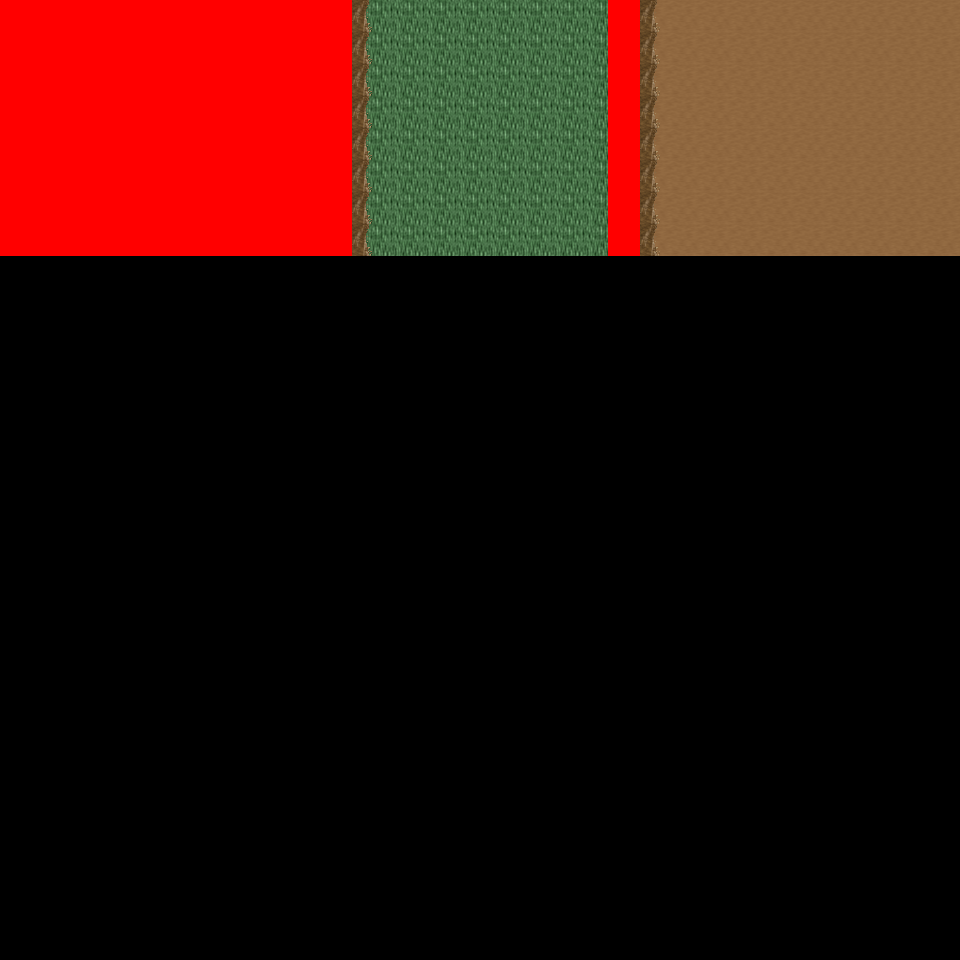

A level layout from a 2D game, rendered from its tile map. Below: a short description, then the map file with tile-grid data replaced by summaries:
An orthogonal 30x30 tile map with 32x32 px tiles, 6 tile layers (Ground, Object, Object2, Above, ...), 8 tilesets and 3 objects (3x mapExit).

<map version="1.0" orientation="orthogonal" renderorder="right-down" width="30" height="30" tilewidth="32" tileheight="32" nextobjectid="4">
  <tileset firstgid="1" name="tileset_logic_collision" tilewidth="32" tileheight="32" tilecount="1" columns="1">
    <image source="../drawable/tileset_logic_collision.png" width="32" height="32" />
  </tileset>
  <tileset firstgid="2" name="tileset_ground_ground" tilewidth="32" tileheight="32" tilecount="33" columns="3">
    <image source="../drawable/tileset_ground_ground.png" width="96" height="352" />
  </tileset>
  <tileset firstgid="35" name="tileset_ground_ridge_earth_pale" tilewidth="32" tileheight="32" tilecount="96" columns="12">
    <image source="../drawable/tileset_ground_ridge_earth_pale.png" width="384" height="256" />
  </tileset>
  <tileset firstgid="131" name="tileset_ground_ridge_earth_dark" tilewidth="32" tileheight="32" tilecount="96" columns="12">
    <image source="../drawable/tileset_ground_ridge_earth_dark.png" width="384" height="256" />
  </tileset>
  <tileset firstgid="227" name="tileset_terrain_desert" tilewidth="32" tileheight="32" tilecount="88" columns="8">
    <image source="../drawable/tileset_terrain_desert.png" width="256" height="352" />
  </tileset>
  <tileset firstgid="315" name="tileset_plant_tree_tree_darkgreen" tilewidth="32" tileheight="32" tilecount="88" columns="8">
    <image source="../drawable/tileset_plant_tree_tree_darkgreen.png" width="256" height="352" />
  </tileset>
  <tileset firstgid="403" name="tileset_ground_sand_2" tilewidth="32" tileheight="32" tilecount="15" columns="5">
    <image source="../drawable/tileset_ground_sand_2.png" width="160" height="96" />
  </tileset>
  <tileset firstgid="418" name="tileset_plant_cactus_2" tilewidth="32" tileheight="32" tilecount="10" columns="5">
    <image source="../drawable/tileset_plant_cactus_2.png" width="160" height="64" />
  </tileset>
  <layer name="Ground" width="30" height="30">
    <data>[900 cells, 240 non-empty, 3 distinct tile ids]</data>
  </layer>
  <layer name="Object" width="30" height="30">
    <data>[900 cells, 45 non-empty, 9 distinct tile ids]</data>
  </layer>
  <layer name="Object2" width="30" height="30">
    <data>[900 cells, 0 non-empty, 0 distinct tile ids]</data>
  </layer>
  <layer name="Above" width="30" height="30">
    <data>[900 cells, 61 non-empty, 15 distinct tile ids]</data>
  </layer>
  <layer name="Above2" width="30" height="30">
    <data>[900 cells, 0 non-empty, 0 distinct tile ids]</data>
  </layer>
  <layer name="Walkable" width="30" height="30">
    <data>[900 cells, 96 non-empty, 1 distinct tile ids]</data>
  </layer>
  <objectgroup name="MapEvents">
    <object id="1" name="north" type="mapExit" x="352" y="0" width="256" height="32">
      <properties>
        <property name="map" value="level_0_x0_y113" />
        <property name="x" value="11" />
        <property name="y" value="28" />
      </properties>
    </object>
    <object id="2" name="north2" type="mapExit" x="640" y="0" width="320" height="32">
      <properties>
        <property name="map" value="level_0_x0_y113" />
        <property name="x" value="20" />
        <property name="y" value="28" />
      </properties>
    </object>
    <object id="3" name="east" type="mapExit" x="928" y="0" width="32" height="960">
      <properties>
        <property name="map" value="level_0_x1_y114" />
        <property name="x" value="1" />
        <property name="y" value="0" />
      </properties>
    </object>
  </objectgroup>
</map>
